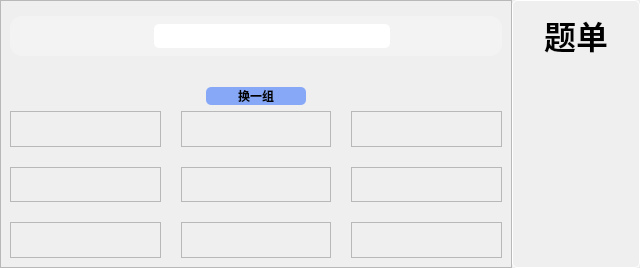
        <widget class="QWidget" name="homePage">
         <layout class="QHBoxLayout" name="horizontalLayout_4">
          <property name="spacing">
           <number>0</number>
          </property>
          <property name="leftMargin">
           <number>0</number>
          </property>
          <property name="topMargin">
           <number>0</number>
          </property>
          <property name="rightMargin">
           <number>0</number>
          </property>
          <property name="bottomMargin">
           <number>0</number>
          </property>
          <item>
           <layout class="QHBoxLayout" name="horizontalLayout_3" stretch="4,1">
            <property name="rightMargin">
             <number>0</number>
            </property>
            <item>
             <widget class="QFrame" name="centerFrame">
              <property name="sizePolicy">
               <sizepolicy hsizetype="Preferred" vsizetype="Preferred">
                <horstretch>0</horstretch>
                <verstretch>0</verstretch>
               </sizepolicy>
              </property>
              <property name="styleSheet">
               <string notr="true"/>
              </property>
              <property name="frameShape">
               <enum>QFrame::StyledPanel</enum>
              </property>
              <property name="frameShadow">
               <enum>QFrame::Raised</enum>
              </property>
              <layout class="QVBoxLayout" name="verticalLayout_14" stretch="0,0,0,0">
               <property name="topMargin">
                <number>10</number>
               </property>
               <item>
                <widget class="QWidget" name="widget" native="true">
                 <property name="minimumSize">
                  <size>
                   <width>0</width>
                   <height>10</height>
                  </size>
                 </property>
                 <property name="maximumSize">
                  <size>
                   <width>16777215</width>
                   <height>50</height>
                  </size>
                 </property>
                 <layout class="QHBoxLayout" name="horizontalLayout_5">
                  <property name="spacing">
                   <number>0</number>
                  </property>
                  <property name="leftMargin">
                   <number>0</number>
                  </property>
                  <property name="topMargin">
                   <number>0</number>
                  </property>
                  <property name="rightMargin">
                   <number>0</number>
                  </property>
                  <property name="bottomMargin">
                   <number>0</number>
                  </property>
                  <item>
                   <widget class="QFrame" name="searchFrame">
                    <property name="sizePolicy">
                     <sizepolicy hsizetype="Preferred" vsizetype="Expanding">
                      <horstretch>0</horstretch>
                      <verstretch>0</verstretch>
                     </sizepolicy>
                    </property>
                    <property name="minimumSize">
                     <size>
                      <width>0</width>
                      <height>40</height>
                     </size>
                    </property>
                    <property name="maximumSize">
                     <size>
                      <width>16777215</width>
                      <height>40</height>
                     </size>
                    </property>
                    <property name="sizeIncrement">
                     <size>
                      <width>0</width>
                      <height>32</height>
                     </size>
                    </property>
                    <property name="styleSheet">
                     <string notr="true">QFrame{
	background-color: rgba(255, 255, 255, 64);
	border-radius:12px;
}</string>
                    </property>
                    <property name="frameShape">
                     <enum>QFrame::StyledPanel</enum>
                    </property>
                    <property name="frameShadow">
                     <enum>QFrame::Raised</enum>
                    </property>
                    <layout class="QHBoxLayout" name="horizontalLayout_12">
                     <property name="spacing">
                      <number>12</number>
                     </property>
                     <property name="leftMargin">
                      <number>12</number>
                     </property>
                     <property name="topMargin">
                      <number>0</number>
                     </property>
                     <property name="rightMargin">
                      <number>12</number>
                     </property>
                     <property name="bottomMargin">
                      <number>0</number>
                     </property>
                     <item>
                      <spacer name="horizontalSpacer">
                       <property name="orientation">
                        <enum>Qt::Horizontal</enum>
                       </property>
                       <property name="sizeType">
                        <enum>QSizePolicy::Preferred</enum>
                       </property>
                       <property name="sizeHint" stdset="0">
                        <size>
                         <width>100</width>
                         <height>20</height>
                        </size>
                       </property>
                      </spacer>
                     </item>
                     <item>
                      <widget class="QLabel" name="searchLabel">
                       <property name="minimumSize">
                        <size>
                         <width>20</width>
                         <height>20</height>
                        </size>
                       </property>
                       <property name="maximumSize">
                        <size>
                         <width>20</width>
                         <height>20</height>
                        </size>
                       </property>
                       <property name="styleSheet">
                        <string notr="true">border-image: url(:/images/search.png);
background: transparent;</string>
                       </property>
                       <property name="text">
                        <string/>
                       </property>
                      </widget>
                     </item>
                     <item>
                      <widget class="QLineEdit" name="searchLine">
                       <property name="minimumSize">
                        <size>
                         <width>0</width>
                         <height>24</height>
                        </size>
                       </property>
                       <property name="styleSheet">
                        <string notr="true">border-radius: 5px;
color: rgba(255, 255, 255,200);</string>
                       </property>
                       <property name="placeholderText">
                        <string>Search</string>
                       </property>
                      </widget>
                     </item>
                     <item>
                      <spacer name="horizontalSpacer_2">
                       <property name="orientation">
                        <enum>Qt::Horizontal</enum>
                       </property>
                       <property name="sizeType">
                        <enum>QSizePolicy::Preferred</enum>
                       </property>
                       <property name="sizeHint" stdset="0">
                        <size>
                         <width>100</width>
                         <height>20</height>
                        </size>
                       </property>
                      </spacer>
                     </item>
                    </layout>
                   </widget>
                  </item>
                 </layout>
                </widget>
               </item>
               <item>
                <spacer name="verticalSpacer_2">
                 <property name="orientation">
                  <enum>Qt::Vertical</enum>
                 </property>
                 <property name="sizeType">
                  <enum>QSizePolicy::Preferred</enum>
                 </property>
                 <property name="sizeHint" stdset="0">
                  <size>
                   <width>20</width>
                   <height>20</height>
                  </size>
                 </property>
                </spacer>
               </item>
               <item alignment="Qt::AlignHCenter|Qt::AlignVCenter">
                <widget class="QPushButton" name="randomBtn">
                 <property name="minimumSize">
                  <size>
                   <width>100</width>
                   <height>0</height>
                  </size>
                 </property>
                 <property name="maximumSize">
                  <size>
                   <width>100</width>
                   <height>16777215</height>
                  </size>
                 </property>
                 <property name="styleSheet">
                  <string notr="true">background-color: rgba(30, 97, 255,0.5);
font-weight: bold;
border-radius: 5px;</string>
                 </property>
                 <property name="text">
                  <string>换一组</string>
                 </property>
                </widget>
               </item>
               <item>
                <layout class="QGridLayout" name="gridLayout" rowstretch="1,1,1" columnstretch="1,1,1" rowminimumheight="0,0,0">
                 <property name="spacing">
                  <number>20</number>
                 </property>
                 <item row="0" column="0">
                  <widget class="MyFrame" name="question1">
                   <property name="styleSheet">
                    <string notr="true"/>
                   </property>
                   <property name="frameShape">
                    <enum>QFrame::StyledPanel</enum>
                   </property>
                   <property name="frameShadow">
                    <enum>QFrame::Raised</enum>
                   </property>
                  </widget>
                 </item>
                 <item row="0" column="1">
                  <widget class="MyFrame" name="question2">
                   <property name="styleSheet">
                    <string notr="true">.MyFrame{
	border: 3px solid rgba(40, 91, 126, 0.5);
	border-radius: 15px;
	background-color: rgba(40, 91, 126, 100);
}</string>
                   </property>
                   <property name="frameShape">
                    <enum>QFrame::StyledPanel</enum>
                   </property>
                   <property name="frameShadow">
                    <enum>QFrame::Raised</enum>
                   </property>
                  </widget>
                 </item>
                 <item row="0" column="2">
                  <widget class="MyFrame" name="question3">
                   <property name="styleSheet">
                    <string notr="true">.MyFrame{
	border: 3px solid rgba(40, 91, 126, 0.5);
	border-radius: 15px;
	background-color: rgba(40, 91, 126, 100);
}</string>
                   </property>
                   <property name="frameShape">
                    <enum>QFrame::StyledPanel</enum>
                   </property>
                   <property name="frameShadow">
                    <enum>QFrame::Raised</enum>
                   </property>
                  </widget>
                 </item>
                 <item row="1" column="0">
                  <widget class="MyFrame" name="question4">
                   <property name="styleSheet">
                    <string notr="true">.MyFrame{
	border: 3px solid rgba(40, 91, 126, 0.5);
	border-radius: 15px;
	background-color: rgba(40, 91, 126, 100);
}</string>
                   </property>
                   <property name="frameShape">
                    <enum>QFrame::StyledPanel</enum>
                   </property>
                   <property name="frameShadow">
                    <enum>QFrame::Raised</enum>
                   </property>
                  </widget>
                 </item>
                 <item row="1" column="1">
                  <widget class="MyFrame" name="question5">
                   <property name="styleSheet">
                    <string notr="true">.MyFrame{
	border: 3px solid rgba(40, 91, 126, 0.5);
	border-radius: 15px;
	background-color: rgba(40, 91, 126, 100);
}</string>
                   </property>
                   <property name="frameShape">
                    <enum>QFrame::StyledPanel</enum>
                   </property>
                   <property name="frameShadow">
                    <enum>QFrame::Raised</enum>
                   </property>
                  </widget>
                 </item>
                 <item row="1" column="2">
                  <widget class="MyFrame" name="question6">
                   <property name="styleSheet">
                    <string notr="true">.MyFrame{
	border: 3px solid rgba(40, 91, 126, 0.5);
	border-radius: 15px;
	background-color: rgba(40, 91, 126, 100);
}</string>
                   </property>
                   <property name="frameShape">
                    <enum>QFrame::StyledPanel</enum>
                   </property>
                   <property name="frameShadow">
                    <enum>QFrame::Raised</enum>
                   </property>
                  </widget>
                 </item>
                 <item row="2" column="0">
                  <widget class="MyFrame" name="question7">
                   <property name="styleSheet">
                    <string notr="true">.MyFrame{
	border: 3px solid rgba(40, 91, 126, 0.5);
	border-radius: 15px;
	background-color: rgba(40, 91, 126, 100);
}</string>
                   </property>
                   <property name="frameShape">
                    <enum>QFrame::StyledPanel</enum>
                   </property>
                   <property name="frameShadow">
                    <enum>QFrame::Raised</enum>
                   </property>
                  </widget>
                 </item>
                 <item row="2" column="1">
                  <widget class="MyFrame" name="question8">
                   <property name="styleSheet">
                    <string notr="true"/>
                   </property>
                   <property name="frameShape">
                    <enum>QFrame::StyledPanel</enum>
                   </property>
                   <property name="frameShadow">
                    <enum>QFrame::Raised</enum>
                   </property>
                  </widget>
                 </item>
                 <item row="2" column="2">
                  <widget class="MyFrame" name="question9">
                   <property name="styleSheet">
                    <string notr="true">.MyFrame{
	border: 3px solid rgba(40, 91, 126, 0.5);
	border-radius: 15px;
	background-color: rgba(40, 91, 126, 100);
}</string>
                   </property>
                   <property name="frameShape">
                    <enum>QFrame::StyledPanel</enum>
                   </property>
                   <property name="frameShadow">
                    <enum>QFrame::Raised</enum>
                   </property>
                  </widget>
                 </item>
                </layout>
               </item>
              </layout>
             </widget>
            </item>
            <item>
             <widget class="QFrame" name="rightFrame">
              <property name="sizePolicy">
               <sizepolicy hsizetype="Preferred" vsizetype="Preferred">
                <horstretch>0</horstretch>
                <verstretch>0</verstretch>
               </sizepolicy>
              </property>
              <property name="minimumSize">
               <size>
                <width>0</width>
                <height>0</height>
               </size>
              </property>
              <property name="maximumSize">
               <size>
                <width>11111</width>
                <height>11111</height>
               </size>
              </property>
              <property name="styleSheet">
               <string notr="true">*{
	background: transparent;
}
#rightFrame{
	border: 1px solid white;
	border-radius: 5px;
}</string>
              </property>
              <property name="frameShape">
               <enum>QFrame::StyledPanel</enum>
              </property>
              <property name="frameShadow">
               <enum>QFrame::Raised</enum>
              </property>
              <layout class="QVBoxLayout" name="verticalLayout_3">
               <property name="leftMargin">
                <number>0</number>
               </property>
               <property name="rightMargin">
                <number>0</number>
               </property>
               <item>
                <widget class="QLabel" name="label">
                 <property name="minimumSize">
                  <size>
                   <width>0</width>
                   <height>50</height>
                  </size>
                 </property>
                 <property name="maximumSize">
                  <size>
                   <width>16777215</width>
                   <height>50</height>
                  </size>
                 </property>
                 <property name="font">
                  <font>
                   <family>微软雅黑</family>
                   <pointsize>24</pointsize>
                   <bold>true</bold>
                  </font>
                 </property>
                 <property name="styleSheet">
                  <string notr="true">font-weight: bold;</string>
                 </property>
                 <property name="text">
                  <string>题单</string>
                 </property>
                 <property name="alignment">
                  <set>Qt::AlignCenter</set>
                 </property>
                </widget>
               </item>
               <item>
                <widget class="QListWidget" name="listWidget">
                 <property name="font">
                  <font>
                   <family>微软雅黑</family>
                   <pointsize>12</pointsize>
                   <bold>true</bold>
                  </font>
                 </property>
                 <property name="focusPolicy">
                  <enum>Qt::NoFocus</enum>
                 </property>
                 <property name="styleSheet">
                  <string notr="true">QListView {
	border:none;
	background-color: rgba(255, 255, 255, 0);
	color: rgb(255, 255, 255);
}
QListView::item{
background-color: transparent;
height:40px;
}
QListView::item:hover {
	background-color:  transparent;
	color: rgba(43, 162, 238,150);
}
QListView::item:selected {
	/*background-color: transparent;*/
background-color:  transparent;
	color: rgb(43, 162, 238);
}

QScrollBar:vertical{
	background:transparent;
	width:6px;
}
QScrollBar::handle:vertical{
	background-color: rgb(224,224,224); 
	border-radius:3px;
}
QScrollBar::add-line, QScrollBar::sub-line, QScrollBar::up-arrow:vertical, QScrollBar::down-arrow:vertical{
	border:none;
}
 QScrollBar::add-page, QScrollBar::sub-page{
	background: transparent;
}

</string>
                 </property>
                 <property name="horizontalScrollBarPolicy">
                  <enum>Qt::ScrollBarAlwaysOff</enum>
                 </property>
                 <property name="spacing">
                  <number>8</number>
                 </property>
                 <property name="itemAlignment">
                  <set>Qt::AlignLeading|Qt::AlignLeft|Qt::AlignVCenter</set>
                 </property>
                </widget>
               </item>
              </layout>
             </widget>
            </item>
           </layout>
          </item>
         </layout>
        </widget>
